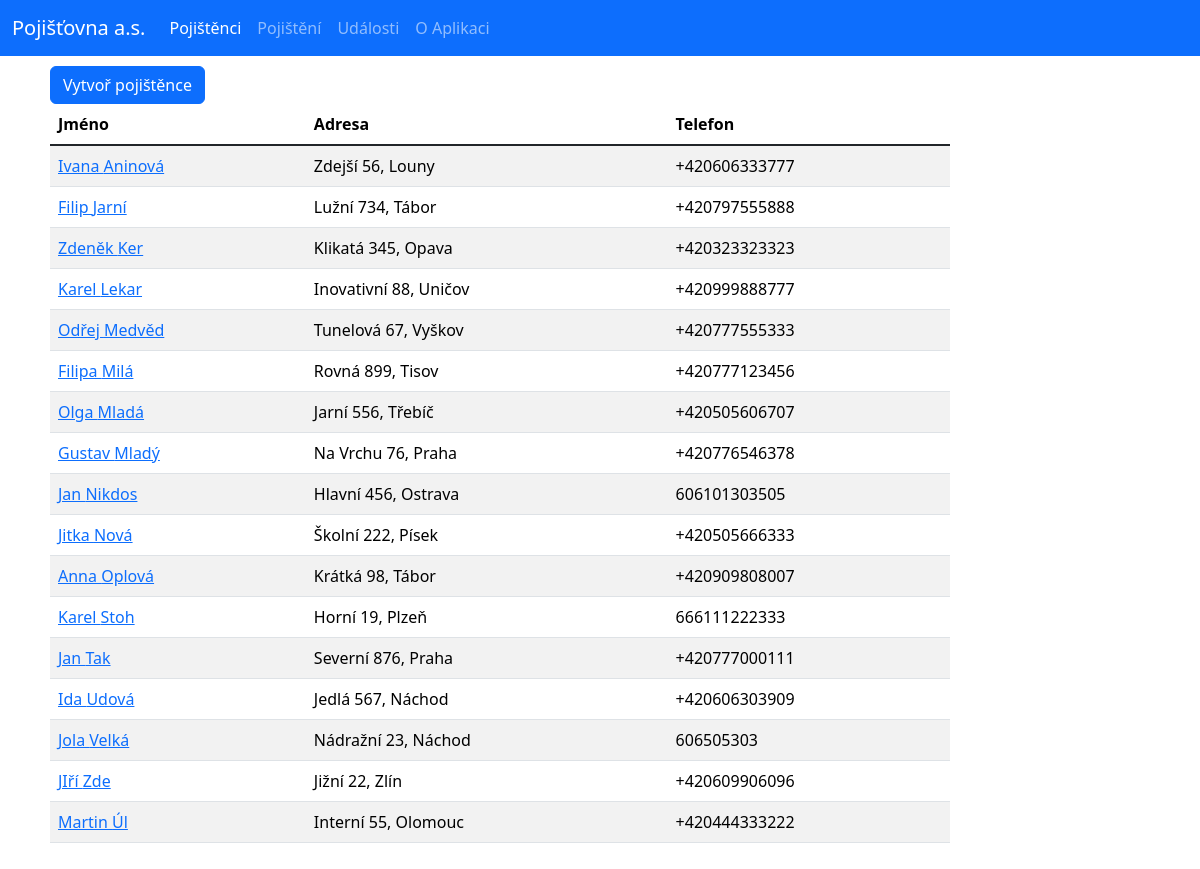
The page / on the database its author committed.
### base/models.py (models this page shows, shortened)
class Policyholder(models.Model):
    first_name = models.CharField("Jméno", max_length=50)
    last_name = models.CharField("Příjmení", max_length=50)
    email = models.EmailField()
    phone = models.CharField("Telefon", max_length=20)
    address = models.CharField("Adresa", max_length=100)
    city = models.CharField("Město", max_length=100)
    zip_code = models.CharField("PSČ", max_length=20)
    class Meta:
        ordering = ['last_name', 'first_name']

### base/views.py (the view)
# urls.py: path('', views.home, name="home"),
def home(request):
    policyholders = Policyholder.objects.all()
    context = {'policyholders': policyholders}
    return render(request, 'base/home.html', context)

### base/templates/base/home.html
{% extends 'main.html' %}
{% block content %}
<main class="content">
    <a href="{% url 'create-policyholder' %}" class="btn btn-primary">Vytvoř pojištěnce</a>
    <div class="table-responsive">
        <table class="table table-responsive-md table-striped table-hover">
            <thead>
                <tr>
                    <th scope="col">Jméno</th>
                    <th scope="col">Adresa</th>
                    <th scope="col">Telefon</th>
                </tr>
            </thead>
            <tbody class="table-group-divider">
                {% for policyholder in policyholders %}
                <tr>
                    <td><a href="{% url 'policyholder-detail' policyholder.id %}">{{policyholder.first_name}} {{policyholder.last_name}}</a></td>
                    <td>{{policyholder.address}}, {{policyholder.city}}</td>
                    <td>{{policyholder.phone}}</td>
                </tr>
                {% endfor %}
            </tbody>
        </table>
    </div>
</main>
{% endblock %}

### base/static/base/css/style.css (style rules this page uses)
.content { margin: 10px 50px; }
table { max-width: 900px; }

### rows shown on the page
Policyholder: first_name "Ivana", last_name "Aninová", address "Zdejší 56", city "Louny", phone "+420606333777"
Policyholder: first_name "Filip", last_name "Jarní", address "Lužní 734", city "Tábor", phone "+420797555888"
Policyholder: first_name "Zdeněk", last_name "Ker", address "Klikatá 345", city "Opava", phone "+420323323323"
Policyholder: first_name "Karel", last_name "Lekar", address "Inovativní 88", city "Uničov", phone "+420999888777"
Policyholder: first_name "Odřej", last_name "Medvěd", address "Tunelová 67", city "Vyškov", phone "+420777555333"
Policyholder: first_name "Filipa", last_name "Milá", address "Rovná 899", city "Tisov", phone "+420777123456"
Policyholder: first_name "Olga", last_name "Mladá", address "Jarní 556", city "Třebíč", phone "+420505606707"
Policyholder: first_name "Gustav", last_name "Mladý", address "Na Vrchu 76", city "Praha", phone "+420776546378"
Policyholder: first_name "Jan", last_name "Nikdos", address "Hlavní 456", city "Ostrava", phone "606101303505"
Policyholder: first_name "Jitka", last_name "Nová", address "Školní 222", city "Písek", phone "+420505666333"
Policyholder: first_name "Anna", last_name "Oplová", address "Krátká 98", city "Tábor", phone "+420909808007"
Policyholder: first_name "Karel", last_name "Stoh", address "Horní 19", city "Plzeň", phone "666111222333"
Policyholder: first_name "Jan", last_name "Tak", address "Severní 876", city "Praha", phone "+420777000111"
Policyholder: first_name "Ida", last_name "Udová", address "Jedlá 567", city "Náchod", phone "+420606303909"
Policyholder: first_name "Jola", last_name "Velká", address "Nádražní 23", city "Náchod", phone "606505303"
Policyholder: first_name "JIří", last_name "Zde", address "Jižní 22", city "Zlín", phone "+420609906096"
Policyholder: first_name "Martin", last_name "Úl", address "Interní 55", city "Olomouc", phone "+420444333222"
